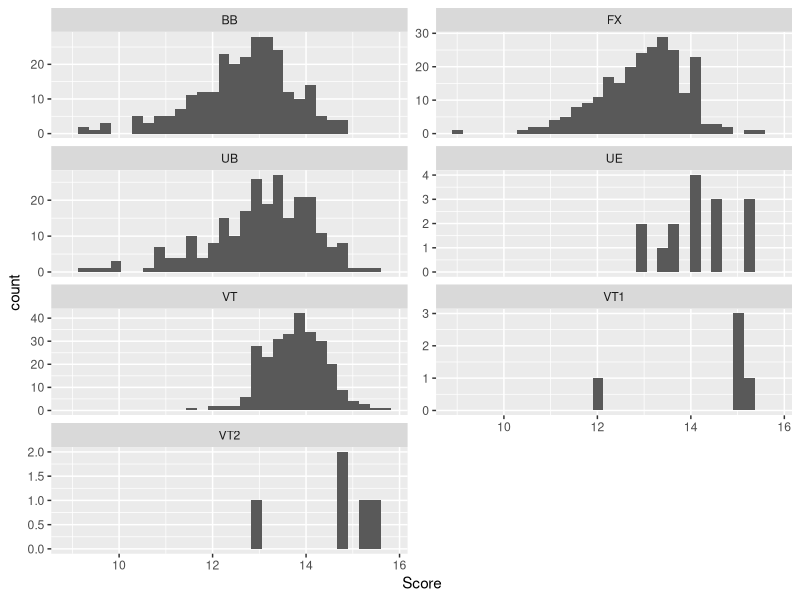
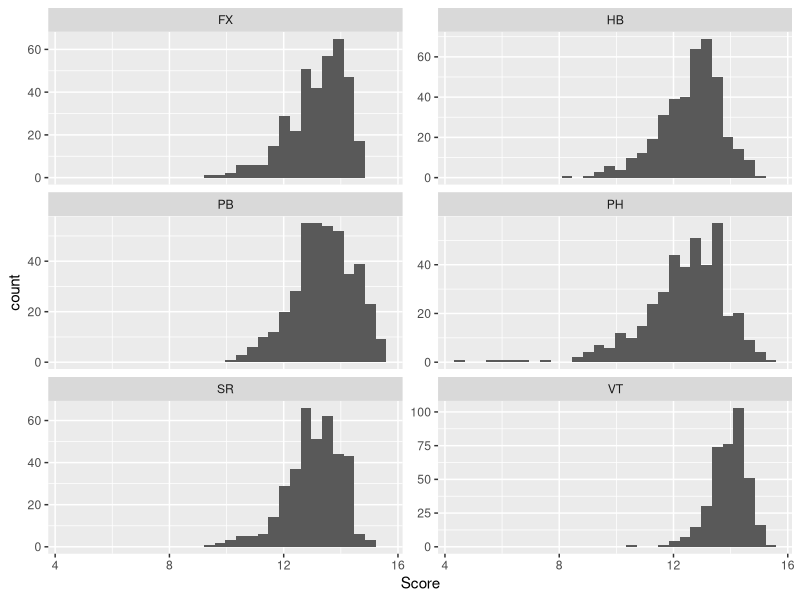
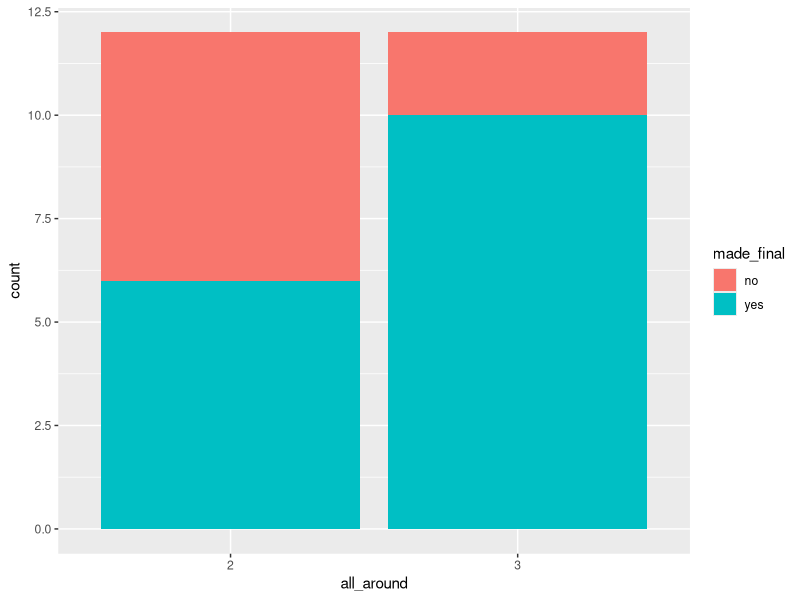
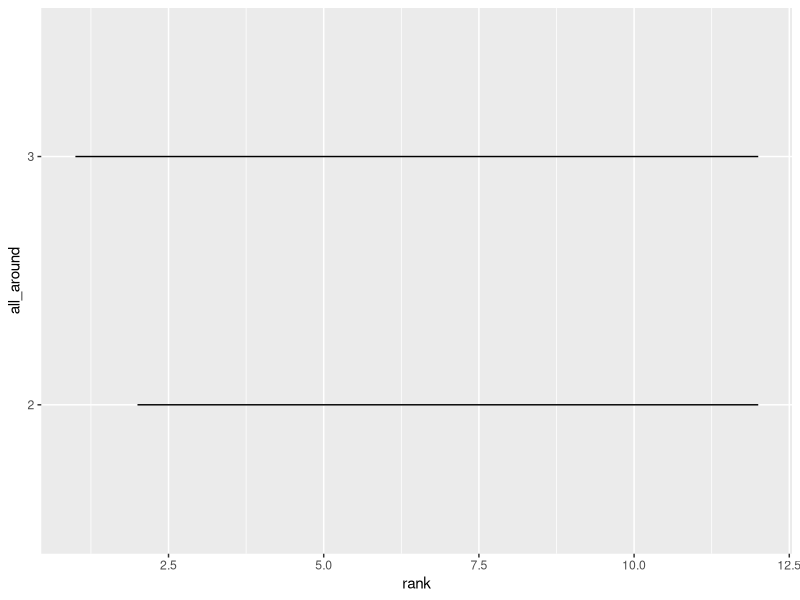
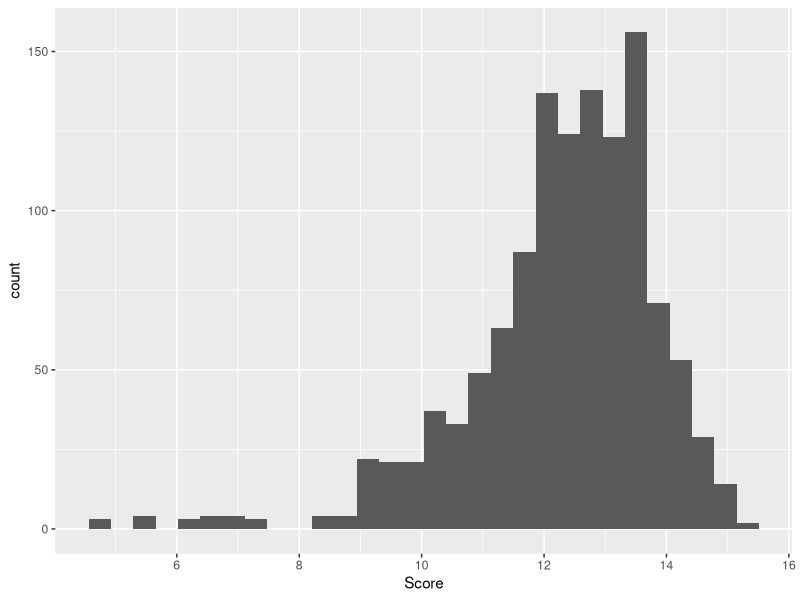

Recreate these plots in R, in order.
## ---- chunk 1
#| label: load-libraries

library(readr)
library(tidyverse)
library(dplyr)
library(stringr)
library(lubridate)
## ---- chunk 2
#| label: load-data
data_2022_2023 <- read_csv("Data/data_2022_2023.csv")
data_2017_2021 <- read_csv("Data/data_2017_2021.csv")

#DO NOT CHANGE ORDER

data_2022_2023$Apparatus[data_2022_2023$Apparatus == "VT2"] <- "VT"
data_2022_2023$Apparatus[data_2022_2023$Apparatus == "VT1"] <- "VT"
data_2022_2023$Apparatus[data_2022_2023$Apparatus == "UE"] <- "UB"

data_2022_2023$Penalty[is.na(data_2022_2023$Penalty)] <- 0

#Girls filtering for middle name
data_2022_2023$FirstName[data_2022_2023$FirstName == "Joscelyn Michelle"] <- "Joscelyn"
data_2022_2023$FirstName[data_2022_2023$FirstName == "Nola Rhianne"] <- "Nola"

#Guys filtering for middle name
data_2022_2023$FirstName[data_2022_2023$FirstName == "Taylor Troy"] <- "Taylor"
data_2022_2023$FirstName[data_2022_2023$FirstName == "Joshua Andrew"] <- "Joshua"
data_2022_2023$FirstName[data_2022_2023$FirstName == "Yul Kyung Tae"] <- "Yul"
data_2022_2023$FirstName[data_2022_2023$FirstName == "Curran Michael"] <- "Curran"
data_2022_2023$FirstName[data_2022_2023$FirstName == "Frederick Nathaniel"] <- "Frederick"
data_2022_2023$FirstName[data_2022_2023$FirstName == "Ian Hunter"] <- "Ian"
data_2022_2023$FirstName[data_2022_2023$FirstName == "Shane Michael"] <- "Shane"
data_2022_2023$FirstName[data_2022_2023$FirstName == "Khoi Alexander"] <- "Khoi"

data_2022_2023$FirstName[data_2022_2023$FirstName == "Yunus Emre"] <- "Yunus"

data_2022_2023$FirstName[data_2022_2023$FirstName == "Yuan-Hsi"] <- "Yuan Hsi"

data_2022_2023$FirstName[data_2022_2023$FirstName == "Yu-Jan"] <- "Yu Jan"

data_2022_2023$LastName[data_2022_2023$LastName == "VILLAVERDE MEDEROS"] <- "VILLAVERDE"

data_2022_2023$LastName[data_2022_2023$LastName == "VALENZUELA ASTUDILLO"] <- "VALENZUELA"

data_2022_2023$FirstName[data_2022_2023$FirstName == "Yiseth Eliana"] <- "Yiseth"
data_2022_2023$FirstName[data_2022_2023$FirstName == "Yi-Chen"] <- "Yi Chen"
data_2022_2023$FirstName[data_2022_2023$FirstName == "Yi-Chun"] <- "Yi Chun"

data_2022_2023$FirstName[data_2022_2023$FirstName == "Yefferson Gregorio"] <- "Yefferson"
data_2022_2023$LastName[data_2022_2023$LastName == "ANTON YEGUEZ"] <- "ANTON"

data_2022_2023$LastName[data_2022_2023$LastName == "ANTON YEGUEZ"] <- "ANTON"

data_2022_2023$FirstName[data_2022_2023$FirstName == "Wout Johan Alexander"] <- "Wout"

data_2022_2023$FirstName[data_2022_2023$FirstName == "Wilfry Manuel"] <- "Wilfry"

data_2022_2023$FirstName[data_2022_2023$FirstName == "Wei-Sheng"] <- "Wei Sheng"

data_2022_2023$FirstName[(data_2022_2023$Competition == "BIRMINGHAM 2022 Commonwealth Games") & (is.na(data_2022_2023$LastName))] <- "Kate"

data_2022_2023$LastName[(data_2022_2023$Competition == "BIRMINGHAM 2022 Commonwealth Games") & (is.na(data_2022_2023$LastName))] <- "MCDONALD"

data_2022_2023$FirstName[data_2022_2023$LastName == "SOUZA BITENCOU"] <- "Lucas"
data_2022_2023$LastName[data_2022_2023$LastName == "SOUZA BITENCOU"] <- "BITENCOURT"

data_2022_2023$LastName[data_2022_2023$LastName == "DE JESUS DOS SANTOS"] <- "JESUS SANTOS"

data_2022_2023$FirstName[data_2022_2023$LastName == "JESUS SANT"] <- "Melanie"
data_2022_2023$LastName[data_2022_2023$LastName == "JESUS SANT"] <- "JESUS SANTOS"

data_2022_2023$LastName[data_2022_2023$LastName == "ELPITIYA BADALGE DONA"] <- "GEHANI"
data_2022_2023$FirstName[data_2022_2023$FirstName == "Milka Gehani"] <- "Milka"

data_2022_2023$FirstName[data_2022_2023$LastName == "ELPITIYA BADALG D"] <- "Milka"

data_2022_2023$LastName[data_2022_2023$LastName == "ELPITIYA BADALG D"] <- "GEHANI"

data_2022_2023$FirstName[(data_2022_2023$Competition == "2022 51st FIG Artistic Gymnastics World Championship") & (is.na(data_2022_2023$LastName))] <- "Kate"

data_2022_2023$LastName[(data_2022_2023$Competition == "2022 51st FIG Artistic Gymnastics World Championship") & (is.na(data_2022_2023$LastName))] <- "MCDONALD"

data_2022_2023$FirstName[(data_2022_2023$Competition == "2023 Varna World Challenge Cup") & (is.na(data_2022_2023$LastName))] <- "Daria"

data_2022_2023$LastName[(data_2022_2023$Competition == "2023 Varna World Challenge Cup") & (is.na(data_2022_2023$LastName))] <- "HARTMANN"

data_2022_2023$FirstName[data_2022_2023$LastName == "ABIYURAFI"] <- "Abiyu"
data_2022_2023$LastName[data_2022_2023$LastName == "ABIYURAFI"] <- "Rafi"


#Konnor McClain should not be considered, she has hand surgery

## ---- chunk 3
#| label: usa-filter-data

usa_data_2022_2023 <- data_2022_2023 |>
  filter(`Country` == "USA")

usa_data_2017_2021 <- data_2017_2021 |>
  filter(`Country` == "USA")

data_2022_2023 <- rbind(data_2022_2023, data_2017_2021)

data_2022_2023$Apparatus[data_2022_2023$Apparatus == "VT2"] <- "VT"
data_2022_2023$Apparatus[data_2022_2023$Apparatus == "VT1"] <- "VT"

## ---- chunk 4

# Assuming your dataframe is called data_2022_2023 and the column with dates is "Date"

# Step 1: Create a function to extract the second date from each string
extract_second_date <- function(date_string) {
  parts <- str_extract_all(date_string, "\\d{1,2}\\s[A-Za-z]+\\s\\d{4}")[[1]]
  if (length(parts) == 2) {
    # If there are two dates, return the second one
    return(parts[2])
  } else if (length(parts) == 1) {
    # If there is only one date, return it
    return(parts[1])
  } else {
    return(NA)
  }
}

# Step 2: Apply the function to the Date column and convert to Date objects
data_2022_2023 <- data_2022_2023 %>%
  mutate(
    SecondDateStr = sapply(Date, extract_second_date),
    SecondDate = dmy(SecondDateStr)
  )

# Define the end date
end_date <- dmy("01-01-2024")

# Calculate the number of days from the SecondDate to the end date
data_2022_2023 <- data_2022_2023 %>%
  mutate(
    DaysUntil2024 = as.integer(end_date - SecondDate)
  )

# Inspect the changes
head(data_2022_2023)

## ---- chunk 5
data_2022_2023 <- data_2022_2023 %>%
  group_by(Apparatus, Gender) %>%
  mutate(
    StandardizedScore = (Score - mean(Score, na.rm = TRUE)) / sd(Score, na.rm = TRUE)
  ) %>%
  ungroup()
## ---- chunk 6
final_rows_full <- data_2022_2023[grep("final|Final", data_2022_2023$Round), ]
less_than_180_rows <- data_2022_2023[data_2022_2023$DaysUntil2024 < 180, ]
between_180_540_rows <- data_2022_2023[data_2022_2023$DaysUntil2024 >= 180 & data_2022_2023$DaysUntil2024 <= 540, ]

sampling_data_2022_2023 <- rbind(data_2022_2023, final_rows_full, less_than_180_rows, less_than_180_rows, between_180_540_rows)

sampling_usa_data_2022_2023_f <-  sampling_data_2022_2023 |>
  filter(`Country` == "USA") |>
  filter(Gender == "w")

sampling_usa_data_2022_2023_m <-  sampling_data_2022_2023 |>
  filter(`Country` == "USA") |>
  filter(Gender == "m")
## ---- chunk 7
#Number of simulations
nsimulation <- 1000
## ---- chunk 8
usa_data_2022_2023 <- rbind(usa_data_2022_2023, usa_data_2017_2021)

data_2017_2021 |>
  summarise(mean = mean(Score, na.rm = TRUE))

data_2022_2023 |>
  summarise(mean = mean(Score))

usa_data_2022_2023_f <-  usa_data_2022_2023 |>
  filter(Gender == "w")

usa_data_2022_2023_m <- usa_data_2022_2023 |>
  filter(Gender == "m")

data_2022_2023_f <- data_2022_2023 |>
  filter(Gender == "w")

data_2022_2023_m <- data_2022_2023 |>
  filter(Gender == "m")

ggplot(aes(x= Score), data = usa_data_2022_2023_f) + geom_histogram() + facet_wrap(~Apparatus, scales = "free_y", ncol = 2)

ggplot(aes(x= Score), data = usa_data_2022_2023_m) + geom_histogram() + facet_wrap(~Apparatus, scales = "free_y", ncol = 2)


mean_usa_app <- usa_data_2022_2023_f |>
  group_by(LastName, FirstName, Apparatus) |>
  summarise(mean_score = mean(Score),
            sd_score = sd(Score))

mean_usa_app_men <- usa_data_2022_2023_m |>
  group_by(LastName, FirstName, Apparatus) |>
  summarise(mean_score = mean(Score),
            sd_score = sd(Score))

usa_data_2022_2023_f_BB <- mean_usa_app |>
  filter(Apparatus == "BB") |>
  arrange(desc(mean_score))

usa_data_2022_2023_f_UB <- mean_usa_app |>
  filter(Apparatus == "UB") |>
  arrange(desc(mean_score))

usa_data_2022_2023_f_FX <- mean_usa_app |>
  filter(Apparatus == "FX") |>
  arrange(desc(mean_score))

usa_data_2022_2023_f_VT <- mean_usa_app |>
  filter(Apparatus == "VT") |>
  arrange(desc(mean_score))

mean_usa_app

mean_usa_app_men

usa_data_2022_2023_f_BB
usa_data_2022_2023_f_UB
usa_data_2022_2023_f_FX
usa_data_2022_2023_f_VT

mean_usa_app |>
  group_by(LastName, FirstName) |>
  filter(Apparatus != "VT1",
         Apparatus != "VT2") |>
  summarise(sum = sum(mean_score)) |>
  arrange(desc(sum))

VT_ranks_f <- data_2022_2023_f |>
  group_by(LastName, FirstName, Country, Apparatus) |>
  filter(Apparatus == "VT") |>
  summarise(mean_score = mean(Score),
            sd_score = sd(Score)) |>
  arrange(desc(mean_score)) |>
  head(24)

BB_ranks <- data_2022_2023_f |>
  group_by(LastName, FirstName, Country, Apparatus) |>
  filter(Apparatus == "BB") |>
  summarise(mean_score = mean(Score),
            sd_score = sd(Score)) |>
  arrange(desc(mean_score)) |>
  head(24)

UB_ranks <- data_2022_2023_f |>
  group_by(LastName, FirstName, Country, Apparatus) |>
  filter(Apparatus == "UB") |>
  summarise(mean_score = mean(Score),
            sd_score = sd(Score)) |>
  arrange(desc(mean_score)) |>
  head(24)

FX_ranks_f <- data_2022_2023_f |>
  group_by(LastName, FirstName, Country, Apparatus) |>
  filter(Apparatus == "FX") |>
  summarise(mean_score = mean(Score),
            sd_score = sd(Score)) |>
  arrange(desc(mean_score)) |>
  head(24)

#----------------------------------------------------------

VT_ranks_m <- data_2022_2023_m |>
  group_by(LastName, FirstName, Country, Apparatus) |>
  filter(Apparatus == "VT") |>
  summarise(mean_score = mean(Score),
            sd_score = sd(Score)) |>
  arrange(desc(mean_score)) |>
  head(24)

SR_ranks <- data_2022_2023_m |>
  group_by(LastName, FirstName, Country, Apparatus) |>
  filter(Apparatus == "SR") |>
  summarise(mean_score = mean(Score),
            sd_score = sd(Score)) |>
  arrange(desc(mean_score)) |>
  head(24)

PB_ranks <- data_2022_2023_m |>
  group_by(LastName, FirstName, Country, Apparatus) |>
  filter(Apparatus == "PB") |>
  summarise(mean_score = mean(Score),
            sd_score = sd(Score)) |>
  arrange(desc(mean_score)) |>
  head(24)

FX_ranks_m <- data_2022_2023_m |>
  group_by(LastName, FirstName, Country, Apparatus) |>
  filter(Apparatus == "FX") |>
  summarise(mean_score = mean(Score),
            sd_score = sd(Score)) |>
  arrange(desc(mean_score)) |>
  head(24)

PH_ranks <- data_2022_2023_m |>
  group_by(LastName, FirstName, Country, Apparatus) |>
  filter(Apparatus == "PH") |>
  summarise(mean_score = mean(Score),
            sd_score = sd(Score)) |>
  arrange(desc(mean_score)) |>
  head(24)

HB_ranks <- data_2022_2023_m |>
  group_by(LastName, FirstName, Country, Apparatus) |>
  filter(Apparatus == "HB") |>
  summarise(mean_score = mean(Score),
            sd_score = sd(Score)) |>
  arrange(desc(mean_score)) |>
  head(24)

## ---- chunk 9
## sample 24 times from top 24 athletes mean scores in each apparatus to simulate one "olympics"
## take top 3 scores and those are cutoffs for gold/silver/bronze respectively
# Returns data frame with three rows (gold, silver, bronze) and a column for each simulation
getmedalcutoffs <- function(eventranks, num_simulations = 1000) {
  set.seed(123)
  distribution <- eventranks$mean_score
  cutoffs <- matrix(NA, nrow = 3, ncol = num_simulations)

  for (i in 1:num_simulations) {
    top_three_scores = numeric(0)
    while (length(unique(top_three_scores))<3){
    # Sample 24 times from the distribution
    simulated_scores <- sample(distribution, size = 24, replace = TRUE)

    # Take the top 3 scores
    top_three_scores <- head(sort(simulated_scores, decreasing = TRUE), 3)
    }
    # Set the cutoffs for gold, silver, and bronze in the matrix
    cutoffs[, i] <- top_three_scores
  }

  # Convert the matrix to a data frame
  cutoffs_df <- as.data.frame(cutoffs)
  names(cutoffs_df) <- paste0("Simulation_", 1:num_simulations)

  return(cutoffs_df)
}
## ---- chunk 10
BB_medal_cutoffs <- getmedalcutoffs(BB_ranks)
FX_f_medal_cutoffs <- getmedalcutoffs(FX_ranks_f)
UB_medal_cutoffs <- getmedalcutoffs(UB_ranks)
VT_f_medal_cutoffs <- getmedalcutoffs(VT_ranks_f)

FX_m_medal_cutoffs <- getmedalcutoffs(FX_ranks_m)
SR_medal_cutoffs <- getmedalcutoffs(SR_ranks)
HB_medal_cutoffs <- getmedalcutoffs(HB_ranks)
PH_medal_cutoffs <- getmedalcutoffs(PH_ranks)
VT_m_medal_cutoffs <- getmedalcutoffs(VT_ranks_m)
PB_medal_cutoffs <- getmedalcutoffs(PB_ranks)
## ---- chunk 11
calculatePodiumPercentages <- function(df, thresholds) {
  # Number of gymnasts
  num_gymnasts <- nrow(df)
  
  # Initialize an empty dataframe for the results
  results <- data.frame(
    firstName = df[, 1],
    lastName = df[, 2],
    bronze_percentage = numeric(num_gymnasts),
    silver_percentage = numeric(num_gymnasts),
    gold_percentage = numeric(num_gymnasts),
    stringsAsFactors = FALSE
  )
  
  # Iterating over each set of scores
  for (i in 1:1000) {
    # Extract the scores for the ith sample and the thresholds
    sample_scores <- df[, i + 2]
    gold_threshold <- thresholds[1, i]
    silver_threshold <- thresholds[2, i]
    bronze_threshold <- thresholds[3, i]

    # Count placements based on thresholds
    results$gold_percentage <- results$gold_percentage + (sample_scores >= gold_threshold)
    results$silver_percentage <- results$silver_percentage + (sample_scores >= silver_threshold & sample_scores < gold_threshold)
    results$bronze_percentage <- results$bronze_percentage + (sample_scores >= bronze_threshold & sample_scores < silver_threshold)
  }

  # Convert counts to percentages
  results$gold_percentage <- (results$gold_percentage / 1000)
  results$silver_percentage <- (results$silver_percentage / 1000)
  results$bronze_percentage <- (results$bronze_percentage / 1000)

  # Sort the dataframe by gold_percentage in descending order
  results <- results[order(-results$gold_percentage), ]
  
  return(results)
}
## ---- chunk 12
sims_data <- read_csv("Data/HB_usa_mens_sims.csv")
percs <- calculatePodiumPercentages(sims_data, HB_medal_cutoffs)
# write.csv(percs, '/home/guest/Case2-BDSM/Data/event_percentages/m_HB.csv', row.names=FALSE)
## ---- chunk 13
#breakdown of teams qualifying rank

tb_2016_f <- data.frame(rank = c(1, 2, 3, 4, 5, 6, 7, 8, 9, 10, 11, 12),
                      country = c("USA", "CHN", "RUS", "GBR", "BRA", "GER", "JPN", "NED", "CAN", "ITA", "FRA", "BEL"),
                      all_around = c(3, 2, 3, 2, 3, 2, 3, 3, 2, 2, 3, 2))

tb_2016_f <- tb_2016_f |>
  mutate(year = "2016",
         made_final = ifelse(rank <= 8, "yes", "no"),
         gender = "F")

tb_2016_m <- data.frame(rank = c(1, 2, 3, 4, 5, 6, 7, 8, 9, 10, 11, 12),
                      country = c("CHN", "USA", "RUS", "JPN", "GBR", "BRA", "UKR", "GER", "SUI", "NED", "KOR", "FRA"),
                      all_around = c(2, 2, 3, 2, 3, 3, 2, 2, 3, 3, 1, 2))

tb_2016_m <- tb_2016_m |>
  mutate(year = "2016",
         made_final = ifelse(rank <= 8, "yes", "no"),
         gender = "M")

tb_2012_f <- data.frame(rank = c(1, 2, 3, 4, 5, 6, 7, 8, 9, 10, 11, 12),
                      country = c("USA", "RUS", "CHN", "ROU", "GBR", "JPN", "ITA", "CAN", "GER", "AUS", "FRA", "BRA"),
                      all_around = c(3, 3, 3, 2, 3, 2, 3, 2, 2, 2, 2, 3))

tb_2012_f <- tb_2012_f |>
  mutate(year = "2012",
         made_final = ifelse(rank <= 8, "yes", "no"),
         gender = "F")

tb_2012_m <- data.frame(rank = c(1, 2, 3, 4, 5, 6, 7, 8, 9, 10, 11, 12),
                      country = c("USA", "RUS", "GBR", "GER", "JPN", "CHN", "UKR", "FRA", "ESP", "ROU", "ITA", "KOR"),
                      all_around = c(2, 2, 2, 3, 3, 1, 3, 1, 3, 1, 3, 1))

tb_2012_m <- tb_2012_m |>
  mutate(year = "2012",
         made_final = ifelse(rank <= 8, "yes", "no"),
         gender = "M")

tb_f <- rbind(tb_2016_f, tb_2012_f) |>
  mutate(all_around = as.character(all_around))

ggplot(data = tb_f, aes(x = all_around, fill = made_final)) +
  geom_bar()

ggplot(data = tb_f, aes(y = all_around, x = rank)) +
  geom_line()

sampling_usa_data_2022_2023_m |>
  filter(Apparatus == 'PH') |>
  ggplot(aes(x=Score)) +
  geom_histogram()
## ---- chunk 14
f_FX <- read_csv("Data/event_percentages/f_FX.csv")
f_BB <- read_csv("Data/event_percentages/f_BB.csv")
f_VT <- read_csv("Data/event_percentages/f_VT.csv")
f_UB <- read_csv("Data/event_percentages/f_UB.csv")

# Function to normalize and rename percentage columns
normalize_and_rename <- function(df, suffix) {
  df |>
    mutate(across(contains("percentage"), ~ . / 100)) |>
    rename_with(~ paste0(., "_", suffix), contains("percentage"))
}

# Apply the function to each dataframe with a unique suffix
f_BB <- normalize_and_rename(f_BB, "BB")
f_FX <- normalize_and_rename(f_FX, "FX")
f_UB <- normalize_and_rename(f_UB, "UB")
f_VT <- normalize_and_rename(f_VT, "VT")

# Combine the dataframes using full join
combined_df <- reduce(list(f_BB, f_FX, f_UB, f_VT), full_join, by = c("FirstName", "LastName"))

# Replace NA with 0
combined_df[is.na(combined_df)] <- 0

# write.csv(combined_df, '/home/guest/Case2-BDSM/Data/expected_medals/f.csv', row.names=FALSE)
## ---- chunk 15
m_FX <- read_csv("Data/event_percentages/m_FX.csv")
m_SR <- read_csv("Data/event_percentages/m_SR.csv")
m_VT <- read_csv("Data/event_percentages/m_VT.csv")
m_PB <- read_csv("Data/event_percentages/m_PB.csv")
m_PH <- read_csv("Data/event_percentages/m_PH.csv")
m_HB <- read_csv("Data/event_percentages/m_HB.csv")

# Function to normalize and rename percentage columns
normalize_and_rename <- function(df, suffix) {
  df |>
    mutate(across(contains("percentage"), ~ . / 100)) |>
    rename_with(~ paste0(., "_", suffix), contains("percentage"))
}

# Apply the function to each dataframe with a unique suffix
m_SR <- normalize_and_rename(m_SR, "SR")
m_FX <- normalize_and_rename(m_FX, "FX")
m_PB <- normalize_and_rename(m_PB, "PB")
m_VT <- normalize_and_rename(m_VT, "VT")
m_PH <- normalize_and_rename(m_PH, "PH")
m_HB <- normalize_and_rename(m_HB, "HB")

# Combine the dataframes using full join
combined_df <- reduce(list(m_SR, m_FX, m_PB, m_VT, m_PH, m_HB), full_join, by = c("FirstName", "LastName"))

# Replace NA with 0
combined_df[is.na(combined_df)] <- 0

# write.csv(combined_df, '/home/guest/Case2-BDSM/Data/expected_medals/m.csv', row.names=FALSE)
